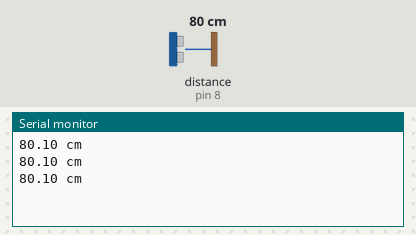
Recording of a sketch running on a simulated Arduino Uno, built with avr-gcc and run on an emulated ATmega328P. Parts: the last lines printed to the serial monitor. Wiring (inferred from the names in the program): ultrasonic range finder: trigger pin 7; echo pin 8. The inputs (shaded band) are chosen by the test bench; at power-on: distance to the obstacle (sensor on pin 8) 80 cm. The echo pulse lasts 58.3 µs per cm.

Above: at 1.3 s.
1.4 s: distance to the obstacle (sensor on pin 8) set to 2 cm
At 1.9 s:
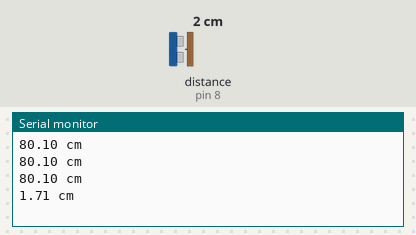
2.9 s: distance to the obstacle (sensor on pin 8) set to 4 cm
At 3.4 s:
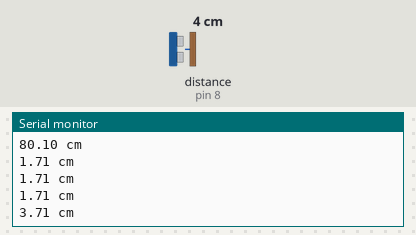
Timing chart, 0 to 5.9 s (numbered marks = the images above; inputs shaded):
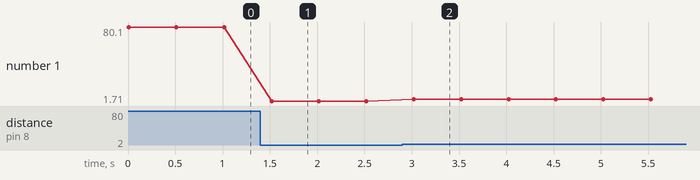

The sketch:

sketch_jan14a.ino
```cpp
#define Trig 7
#define Echo 8

void setup()
{
  Serial.begin(9600);

  pinMode(Trig, OUTPUT); //инициируем как выход
  pinMode(Echo, INPUT); //инициируем как вход
}

float impulseTime=0;
float distance_sm=0;

void loop()
{
  digitalWrite(Trig, HIGH);
  /* Подаем импульс на вход trig дальномера */
  delayMicroseconds(10); // равный 10 микросекундам
  digitalWrite(Trig, LOW); // Отключаем
  impulseTime=pulseIn(Echo, HIGH); // Замеряем длину импульса
  distance_sm=impulseTime/58; // Пересчитываем в сантиметры
  Serial.print(distance_sm); // Выводим на порт
  Serial.println(" cm");

  delay(500);
}
```

Measured:
- after the input at 1.4 s, the serial monitor: prints a new line after 0.12 s (image 1)
- after the input at 2.9 s, the serial monitor: prints a new line after 0.12 s (image 2)
- plotted number 1: 80.1 → 1.71 after the input at 1.4 s, 1.71 → 3.71 after the input at 2.9 s
